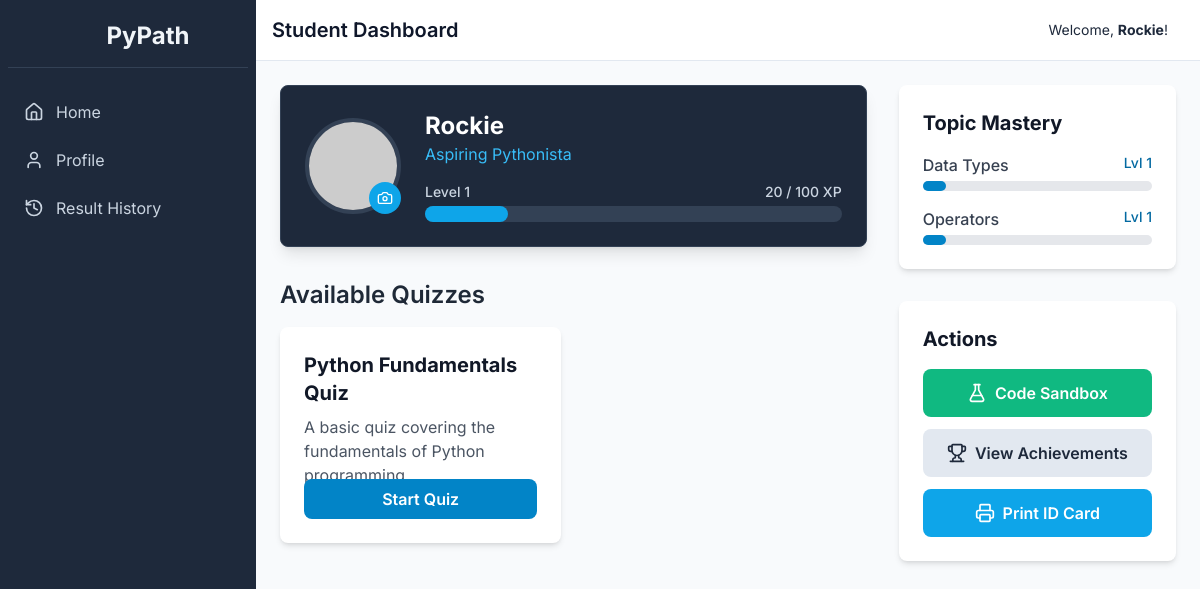
Before: /dashboard (signed in) with the older database file.
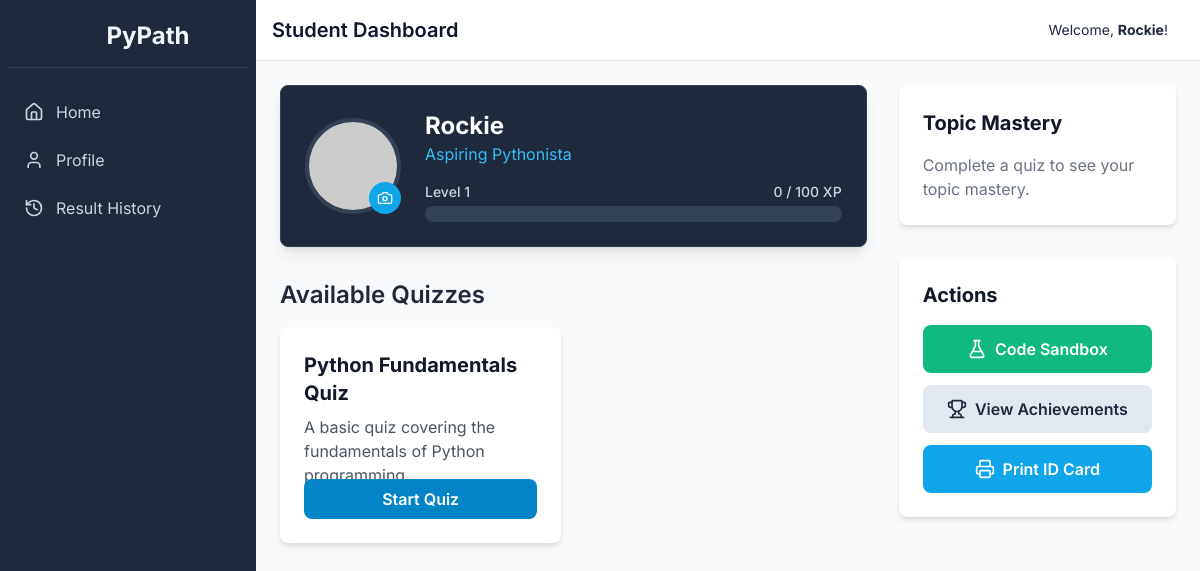
After: the same page with the newer database file.
### tables this page shows
CREATE TABLE users (
    id INTEGER PRIMARY KEY AUTOINCREMENT,
    username TEXT NOT NULL UNIQUE,
    password TEXT NOT NULL,
    student_code TEXT NOT NULL UNIQUE,
    first_name TEXT NOT NULL,
    last_name TEXT NOT NULL,
    middle_name TEXT,
    profile_image TEXT, -- New column for base64 image data
    is_admin INTEGER NOT NULL DEFAULT 0,
    level INTEGER NOT NULL DEFAULT 1,
    xp INTEGER NOT NULL DEFAULT 0
);

CREATE TABLE question_sets (
    id INTEGER PRIMARY KEY AUTOINCREMENT,
    title TEXT NOT NULL,
    description TEXT
);

CREATE TABLE student_topic_mastery (
    user_id INTEGER NOT NULL,
    topic TEXT NOT NULL,
    level INTEGER NOT NULL DEFAULT 1,
    xp INTEGER NOT NULL DEFAULT 0,
    PRIMARY KEY (user_id, topic),
    FOREIGN KEY (user_id) REFERENCES users (id)
);

### app.py (the view)
@app.route('/dashboard')
def dashboard():
    if not get_user_id(): return redirect(url_for('login'))
    conn = get_db_connection()
    if is_admin():
        student_count = conn.execute('SELECT COUNT(*) FROM users WHERE is_admin = 0').fetchone()[0]
        quiz_count = conn.execute('SELECT COUNT(*) FROM question_sets').fetchone()[0]
        avg_score_data = conn.execute('SELECT AVG(score * 100.0 / total_questions) as avg_score FROM results').fetchone()
        avg_score = avg_score_data['avg_score'] if avg_score_data and avg_score_data['avg_score'] else 0
        student_performance = conn.execute('''
            SELECT u.first_name || ' ' || u.last_name as student_name, MAX(r.score * 100.0 / r.total_questions) as latest_score
            FROM results r
            JOIN users u ON r.user_id = u.id
            WHERE u.is_admin = 0
            GROUP BY u.id
            ORDER BY latest_score DESC
        ''').fetchall()
        chart_labels = [row['student_name'] for row in student_performance]
        chart_values = [row['latest_score'] for row in student_performance]
        conn.close()
        return render_template('admin/dashboard.html',
                               student_count=student_count,
                               quiz_count=quiz_count,
                               avg_score=avg_score,
                               chart_labels=chart_labels,
                               chart_values=chart_values)
    else:
        user = conn.execute('SELECT * FROM users WHERE id = ?', (get_user_id(),)).fetchone()
        sets = conn.execute('SELECT * FROM question_sets').fetchall()
        proficiency_raw = conn.execute('SELECT * FROM student_topic_mastery WHERE user_id = ?', (get_user_id(),)).fetchall()
        proficiency = []
        for topic_data in proficiency_raw:
            topic_dict = dict(topic_data)
            topic_dict['percentage'] = (topic_data['xp'] / XP_TO_LEVEL_UP) * 100
            topic_dict['study_link'] = W3SCHOOLS_LINKS.get(topic_data['topic'], '#')
            proficiency.append(topic_dict)
        user_data = dict(user)
        user_data['next_level_xp'] = XP_TO_LEVEL_UP
        conn.close()
        return render_template('student/dashboard.html',
                               user=user_data,
                               sets=sets,
                               proficiency=proficiency)

### app.py (called while the page is built)
def get_db_connection():
    conn = sqlite3.connect('pypath.db', check_same_thread=False, detect_types=sqlite3.PARSE_DECLTYPES | sqlite3.PARSE_COLNAMES)
    conn.row_factory = sqlite3.Row
    return conn

def get_user_id():
    return session.get('user_id')

def is_admin():
    return session.get('is_admin', False)

### templates/student/dashboard.html (shortened to what this page needs)
{% extends "layout.html" %}
{% block header %}Student Dashboard{% endblock %}
{% block content %}
<div class="grid grid-cols-1 lg:grid-cols-3 gap-8">
    <div class="lg:col-span-2 space-y-8">
        <div class="bg-slate-800 border border-slate-700 rounded-lg shadow-lg p-6 text-white">
            <div class="flex items-center space-x-6">
                <div class="flex-shrink-0 relative">
                    <img id="profileImage"
                         src="{{ user.profile_image or 'https://placehold.co/96x96/1e293b/94a3b8?text=' + (session.first_name[0] if session.first_name else 'P') }}"
                         alt="Profile Image"
                         class="w-24 h-24 rounded-full border-4 border-slate-700 object-cover">
                    <label for="imageUpload" class="absolute bottom-0 right-0 bg-sky-500 text-white rounded-full p-2 cursor-pointer hover:bg-sky-600 transition-colors">
                        <i data-lucide="camera" class="w-4 h-4"></i>
                    </label>
                </div>
                <div class="flex-grow">
                    <h2 class="text-2xl font-bold text-white">{{ session.first_name or session.username }}</h2>
                    <p class="text-sky-400">Aspiring Pythonista</p>
                    {% if user %}
                    <div class="mt-4">
                        <div class="flex justify-between mb-1 text-sm font-medium text-slate-300">
                            <span>Level {{ user.level }}</span>
                            <span>{{ user.xp }} / {{ user.next_level_xp }} XP</span>
                        </div>
                        <div class="w-full bg-slate-700 rounded-full h-4">
                            <div class="bg-sky-500 h-4 rounded-full" style="width: {{ (user.xp / user.next_level_xp) * 100 if user.next_level_xp > 0 else 0 }}%"></div>
                        </div>
                    </div>
                    {% endif %}
                </div>
            </div>
        </div>
        <div>
            <h2 class="text-2xl font-semibold text-gray-800 mb-4">Available Quizzes</h2>
            <div class="grid grid-cols-1 md:grid-cols-2 gap-6">
                {% for set in sets %}
                <div class="bg-white rounded-lg shadow-md overflow-hidden transform hover:-translate-y-1 transition-transform duration-300">
                    <div class="p-6">
                        <h3 class="text-xl font-bold text-gray-900 mb-2">{{ set.title }}</h3>
                        <p class="text-gray-600 mb-4 h-12">{{ set.description }}</p>
                        <a href="{{ url_for('quiz', set_id=set.id) }}" class="inline-block w-full text-center bg-sky-600 text-white font-semibold py-2 px-4 rounded-lg hover:bg-sky-700">
                            Start Quiz
                        </a>
                    </div>
                </div>
                {% else %}
                <p>No quizzes are available at the moment.</p>
                {% endfor %}
            </div>
        </div>
    </div>
    <div class="space-y-8">
        <div class="bg-white p-6 rounded-lg shadow-md">
            <h3 class="text-xl font-bold text-gray-900 mb-4">Topic Mastery</h3>
            <div class="space-y-4">
                {% for topic in proficiency %}
                <div>
                    <div class="flex justify-between mb-1">
                        <span class="text-base font-medium text-gray-700">{{ topic.topic }}</span>
                        <span class="text-sm font-medium text-sky-700">Lvl {{ topic.level }}</span>
                    </div>
                    <div class="w-full bg-gray-200 rounded-full h-2.5">
                        <div class="bg-sky-600 h-2.5 rounded-full" style="width: {{ topic.percentage }}%"></div>
                    </div>
                </div>
                {% else %}
                <p class="text-gray-500">Complete a quiz to see your topic mastery.</p>
                {% endfor %}
            </div>
        </div>
        <div class="bg-white p-6 rounded-lg shadow-md">
            <h3 class="text-xl font-bold text-gray-900 mb-4">Actions</h3>
            <div class="space-y-3">
                <a href="{{ url_for('code_sandbox') }}" class="w-full flex items-center justify-center text-center bg-emerald-500 text-white font-semibold py-3 px-4 rounded-lg hover:bg-emerald-600 transition-colors">
                    <i data-lucide="flask-conical" class="w-5 h-5 mr-2"></i>
                    Code Sandbox
                </a>
                 <a href="{{ url_for('achievements') }}" class="w-full flex items-center justify-center text-center bg-slate-200 text-slate-800 font-semibold py-3 px-4 rounded-lg hover:bg-slate-300 transition-colors">
                    <i data-lucide="trophy" class="w-5 h-5 mr-2"></i>
                    View Achievements
                </a>
                <button id="printIdCardBtn" class="w-full flex items-center justify-center text-center bg-sky-500 text-white font-semibold py-3 px-4 rounded-lg hover:bg-sky-600 transition-colors">
                    <i data-lucide="printer" class="w-5 h-5 mr-2"></i>
                    Print ID Card
                </button>
            </div>
        </div>
    </div>
</div>
{% endblock %}

### templates/layout.html (shortened to what this page needs)
<!DOCTYPE html>
<html lang="en">
<head>
    <script src="https://cdn.tailwindcss.com"></script>
</head>
<body class="bg-slate-50 text-slate-800">
    <div class="relative min-h-screen md:flex">
        <div id="sidebar" class="bg-slate-800 text-slate-100 w-64 space-y-6 py-7 px-2 absolute inset-y-0 left-0 transform -translate-x-full md:relative md:translate-x-0 transition duration-200 ease-in-out z-20">
            <div class="hidden md:flex items-center justify-center h-10 border-b border-slate-700 pb-6">
                <i data-lucide="codepen" class="h-8 w-8 text-sky-500"></i>
                <span class="text-2xl font-bold ml-2">PyPath</span>
            </div>
            <nav class="flex flex-col flex-grow h-full">
                <div class="flex-grow">
                    {% if session.is_admin %}
                    <a href="{{ url_for('dashboard') }}" class="flex items-center px-4 py-2 text-slate-300 rounded-lg hover:bg-slate-700 hover:text-white">
                        <i data-lucide="layout-dashboard" class="icon"></i><span class="ml-3">Dashboard</span>
                    </a>
                    <a href="{{ url_for('admin_questions') }}" class="flex items-center px-4 py-2 mt-2 text-slate-300 rounded-lg hover:bg-slate-700 hover:text-white">
                        <i data-lucide="banknote" class="icon"></i><span class="ml-3">Question Bank</span>
                    </a>
                    <a href="{{ url_for('student_history') }}" class="flex items-center px-4 py-2 mt-2 text-slate-300 rounded-lg hover:bg-slate-700 hover:text-white">
                        <i data-lucide="history" class="icon"></i><span class="ml-3">Student History</span>
                    </a>
                    {% else %}
                    <a href="{{ url_for('dashboard') }}" class="flex items-center px-4 py-2 text-slate-300 rounded-lg hover:bg-slate-700 hover:text-white">
                        <i data-lucide="home" class="icon"></i><span class="ml-3">Home</span>
                    </a>
                     <a href="{{ url_for('profile') }}" class="flex items-center px-4 py-2 mt-2 text-slate-300 rounded-lg hover:bg-slate-700 hover:text-white">
                        <i data-lucide="user" class="icon"></i><span class="ml-3">Profile</span>
                    </a>
                    <a href="{{ url_for('student_result_history') }}" class="flex items-center px-4 py-2 mt-2 text-slate-300 rounded-lg hover:bg-slate-700 hover:text-white">
                        <i data-lucide="history" class="icon"></i><span class="ml-3">Result History</span>
                    </a>
                    {% endif %}
                </div>
            </nav>
        </div>
        <div class="flex-1 flex flex-col overflow-hidden">
            <header class="hidden md:flex justify-between items-center p-4 bg-white border-b border-slate-200">
                <h1 class="text-xl font-semibold text-slate-900">{% block header %}{% endblock %}</h1>
                <div class="flex items-center">
                    <span class="mr-4 text-sm">Welcome, <strong>{{ session.first_name or session.username }}</strong>!</span>
                </div>
            </header>
            <main class="flex-1 overflow-x-hidden overflow-y-auto bg-slate-50 p-6">
                {% block content %}{% endblock %}
            </main>
        </div>
    </div>
</body>
</html>

### templates/layout.html (style rules this page uses)
body { font-family: 'Inter', sans-serif; }
.icon { width: 20px; height: 20px; stroke-width: 2; }
#sidebar { transition: transform 0.3s ease-in-out; }

Changed rows visible on the page:
removed student_topic_mastery: topic "Data Types", level "1", {{ topic.percentage }} 10.0 (drawn)
removed student_topic_mastery: topic "Operators", level "1", {{ topic.percentage }} 10.0 (drawn)
changed users: xp "20" → "0"
Other visible differences:
text now shown: "Complete a quiz to see your topic mastery."
